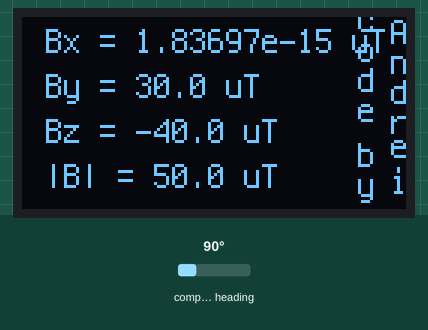
The program below on a simulated CircuitPython board. On the bench: 128×64 one-colour display. The test bench sets the inputs (shaded band); at power-on: compass heading 90°.

Above: at 1.2 s.
1.3 s: compass heading set to 7°
At 2.5 s:
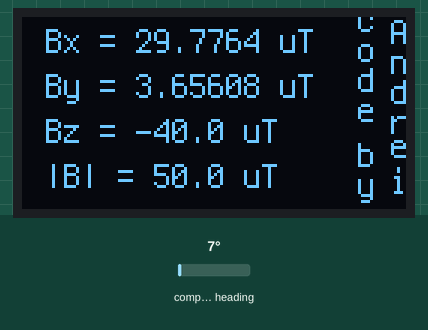
3.0 s: compass heading set to 180°
At 4.2 s:
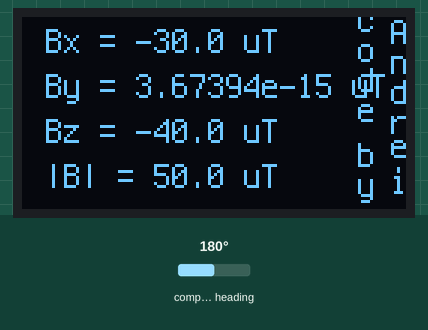
4.5 s: compass heading set to 90°
At 5.9 s:
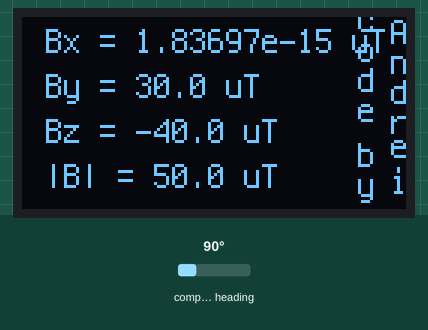
Timing chart, 0 to 7.5 s (numbered marks = the images above; inputs shaded):
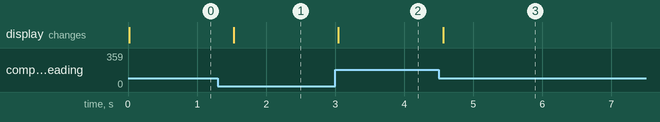

Measured:
- after the input at 1.3 s, the display: changes after 0.23 s (image 1)
- after the input at 3.0 s, the display: changes after 0.05 s (image 2)
- after the input at 4.5 s, the display: changes after 0.06 s (image 3)

The program:

code.py
```python
import time
import board
import displayio
import terminalio
import adafruit_lis3mdl
import math

# can try import bitmap_label below for alternative
from adafruit_display_text import label
import adafruit_displayio_sh1107

displayio.release_displays()
# oled_reset = board.D9

# Use for I2C
i2c = board.I2C()
display_bus = displayio.I2CDisplay(i2c, device_address=0x3C) # connect to the display
sensor = adafruit_lis3mdl.LIS3MDL(i2c) # connect to the magnetometer

########################
#Set up the display

# SH1107 is vertically oriented 64x128
WIDTH = 128
HEIGHT = 64
BORDER = 2
REFRESH_TIME = 0.5

display = adafruit_displayio_sh1107.SH1107(
    display_bus, width=WIDTH, height=HEIGHT, rotation=0
)

# Make the display context
splash = displayio.Group()
display.show(splash)


# Draw a smaller inner rectangle in black
inner_bitmap = displayio.Bitmap(WIDTH - BORDER * 2, HEIGHT - BORDER * 2, 1)
inner_palette = displayio.Palette(1)
inner_palette[0] = 0x000000  # Black
inner_sprite = displayio.TileGrid(
    inner_bitmap, pixel_shader=inner_palette, x=BORDER, y=BORDER
)
splash.append(inner_sprite)


###########
# continuously measure and display the magnetic field

SAMPLE_NUM = 10

while True:
    #measure the field values and average over SAMPLE_NUM
    mag_x, mag_y, mag_z = sensor.magnetic
    for i in range(SAMPLE_NUM-1):
        mag_x2, mag_y2, mag_z2 = sensor.magnetic
        mag_x += mag_x2
        mag_y += mag_y2
        mag_z += mag_z2
    mag_x, mag_y, mag_z = mag_x/SAMPLE_NUM, mag_y/SAMPLE_NUM, mag_z/SAMPLE_NUM

    #display Bx
    yb = 8
    text1 = "Bx = " + str(mag_x) + " uT"
    text_area1 = label.Label(terminalio.FONT, text=text1, scale=1, x=8, y=yb)
    splash.append(text_area1)
    #display By
    text2 = "By = " + str(mag_y) + " uT"
    text_area2 = label.Label(terminalio.FONT, text=text2, scale=1, x=8, y=yb+15)
    splash.append(text_area2)
    #display Bz
    text3 = "Bz = " + str(mag_z) + " uT"
    text_area3 = label.Label(terminalio.FONT, text=text3, scale=1, x=8, y=yb+30)
    splash.append(text_area3)
    #display the magnitude of B
    text4 = "|B| = " + str(math.sqrt(mag_x**2+mag_y**2+mag_z**2))+ " uT"
    text_area4 = label.Label(terminalio.FONT, text=text4, scale=1, x=8, y=yb+45)
    splash.append(text_area4)
    #display "by Andrei"

    y1 = 1
    splash.append(label.Label(terminalio.FONT, text="c", scale=1, x=112, y=y1))
    splash.append(label.Label(terminalio.FONT, text="o", scale=1, x=112, y=y1+10))
    splash.append(label.Label(terminalio.FONT, text="d", scale=1, x=112, y=y1+20))
    splash.append(label.Label(terminalio.FONT, text="e", scale=1, x=112, y=y1+30))

    y2 = y1 + 45
    splash.append(label.Label(terminalio.FONT, text="b", scale=1, x=112, y=y2))
    splash.append(label.Label(terminalio.FONT, text="y", scale=1, x=112, y=y2+10))

    splash.append(label.Label(terminalio.FONT, text="A", scale=1, x=123, y=5))
    splash.append(label.Label(terminalio.FONT, text="n", scale=1, x=123, y=15))
    splash.append(label.Label(terminalio.FONT, text="d", scale=1, x=123, y=25))
    splash.append(label.Label(terminalio.FONT, text="r", scale=1, x=123, y=35))
    splash.append(label.Label(terminalio.FONT, text="e", scale=1, x=123, y=43))
    splash.append(label.Label(terminalio.FONT, text="i", scale=1, x=123, y=55))
    #refresh the display
    display.show(splash)
    time.sleep(REFRESH_TIME)
    splash = displayio.Group()
```
